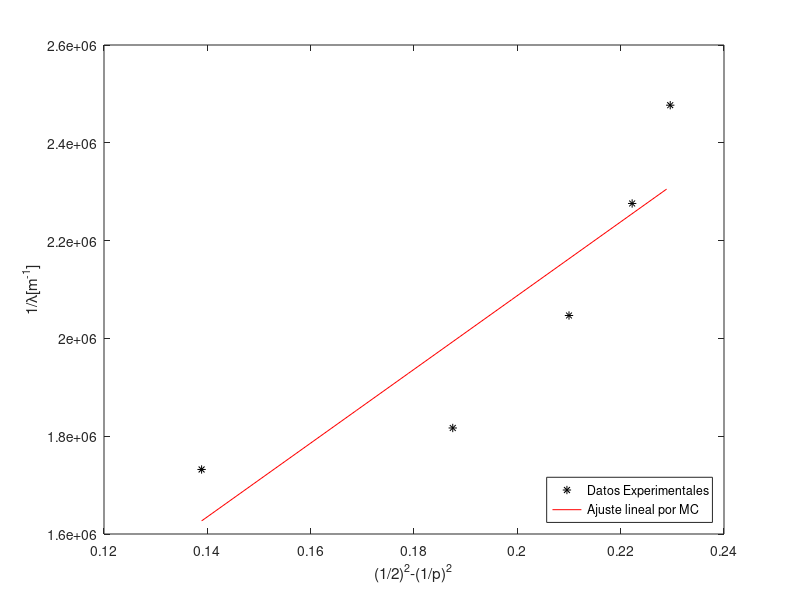

The MATLAB source for this figure:
clear all; close all;
y1 = 27.0; y2 = 29.5; y3 = 33.0; y4 = 37.5; y5 = 39.5; deltay = 0.5;
D = 131; d = 2e-6; m = 1; q = 2;
theta1 = atan(y1/D)
deltatheta1 = deltay*(1/(D+y1))
theta2 = atan(y2/D)
deltatheta2 = deltay*(1/(D+y2))
theta3 = atan(y3/D)
deltatheta3 = deltay*(1/(D+y3))
theta4 = atan(y4/D)
deltatheta4 = deltay*(1/(D+y4))
theta5 = atan(y5/D)
deltatheta5 = deltay*(1/(D+y5))
lambda1 = d*sin(theta1)/m
deltalambda1 = deltatheta1*(d/m)*cos(theta1)
lambda2 = d*sin(theta2)/m
deltalambda2 = deltatheta2*(d/m)*cos(theta2)
lambda3 = d*sin(theta3)/m
deltalambda3 = deltatheta3*(d/m)*cos(theta3)
lambda4 = d*sin(theta4)/m
deltalambda4 = deltatheta4*(d/m)*cos(theta4)
lambda5 = d*sin(theta5)/m
deltalambda5 = deltatheta5*(d/m)*cos(theta5)
for i = 3:7
  x(i-2) = (1/q^2)-(1/i^2);
end
y = [1/lambda5 1/lambda4 1/lambda3 1/lambda2 1/lambda1];
N = length(x); sxy = sum(x.*y); sxx = sum(x.*x); syy = sum(y.*y); sx = sum(x); sy = sum(y);
a = (((N)*(sxy))-((sx)*(sy)))/(((N)*(sxx))-((sx)*(sx)))
b = (((sxx)*(sy))-((sx)*(sxy)))/(((N)*(sxx))-((sx)*(sx)))
e = (y-((a*x)+b)).^2; sei = sum(e);
incertidumbrea=sqrt((sei)/(N-2))*sqrt((N)/(((N)*(sxx))-((sx)*(sx))))
incertidumbreb=sqrt((sei)/(N-2))*sqrt((sxx)/(((N)*(sxx))-((sx)*(sx))))
r = (((N)*(sxy))-((sx)*(sy)))/(sqrt(((N)*(sxx))-((sx)*(sx)))*sqrt(((N)*(syy))-((sy)*(sy))))
xx = min(x):0.01:max(x); yy = a*xx+b;
plot(x,y,'k*',xx,yy,'r-'); legend('Datos Experimentales','Ajuste lineal por MC', 'Location','southeast')
xlabel('(1/2)^2-(1/p)^2');ylabel('1/\lambda[m^{-1}]');
